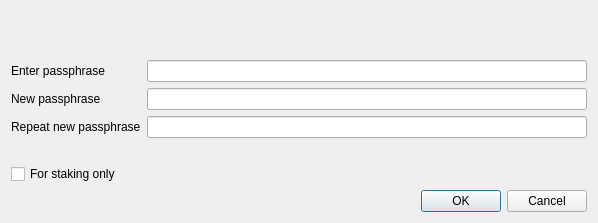
<?xml version="1.0" encoding="UTF-8"?>
<ui version="4.0">
 <class>AskPassphraseDialog</class>
 <widget class="QDialog" name="AskPassphraseDialog">
  <property name="geometry">
   <rect>
    <x>0</x>
    <y>0</y>
    <width>598</width>
    <height>223</height>
   </rect>
  </property>
  <property name="sizePolicy">
   <sizepolicy hsizetype="Preferred" vsizetype="Minimum">
    <horstretch>0</horstretch>
    <verstretch>0</verstretch>
   </sizepolicy>
  </property>
  <property name="minimumSize">
   <size>
    <width>550</width>
    <height>0</height>
   </size>
  </property>
  <property name="windowTitle">
   <string>Passphrase Dialog</string>
  </property>
  <layout class="QVBoxLayout" name="verticalLayout">
   <item>
    <widget class="QLabel" name="warningLabel">
     <property name="textFormat">
      <enum>Qt::RichText</enum>
     </property>
     <property name="wordWrap">
      <bool>true</bool>
     </property>
    </widget>
   </item>
   <item>
    <layout class="QFormLayout" name="formLayout">
     <property name="fieldGrowthPolicy">
      <enum>QFormLayout::AllNonFixedFieldsGrow</enum>
     </property>
     <item row="0" column="0">
      <widget class="QLabel" name="passLabel1">
       <property name="text">
        <string>Enter passphrase</string>
       </property>
      </widget>
     </item>
     <item row="0" column="1">
      <widget class="QLineEdit" name="passEdit1">
       <property name="echoMode">
        <enum>QLineEdit::Password</enum>
       </property>
      </widget>
     </item>
     <item row="1" column="0">
      <widget class="QLabel" name="passLabel2">
       <property name="text">
        <string>New passphrase</string>
       </property>
      </widget>
     </item>
     <item row="1" column="1">
      <widget class="QLineEdit" name="passEdit2">
       <property name="echoMode">
        <enum>QLineEdit::Password</enum>
       </property>
      </widget>
     </item>
     <item row="2" column="0">
      <widget class="QLabel" name="passLabel3">
       <property name="text">
        <string>Repeat new passphrase</string>
       </property>
      </widget>
     </item>
     <item row="2" column="1">
      <widget class="QLineEdit" name="passEdit3">
       <property name="echoMode">
        <enum>QLineEdit::Password</enum>
       </property>
      </widget>
     </item>
     <item row="3" column="1">
      <widget class="QLabel" name="capsLabel">
       <property name="font">
        <font>
         <weight>50</weight>
         <bold>false</bold>
        </font>
       </property>
       <property name="text">
        <string/>
       </property>
       <property name="alignment">
        <set>Qt::AlignCenter</set>
       </property>
      </widget>
     </item>
     <item row="4" column="0">
      <widget class="QCheckBox" name="stakingCheckBox">
       <property name="enabled">
        <bool>true</bool>
       </property>
       <property name="visible">
        <bool>false</bool>
       </property>
       <property name="toolTip">
        <string>Serves to disable the trivial sendmoney when OS account compromised. Provides no real security.</string>
       </property>
       <property name="text">
        <string>For staking only</string>
       </property>
      </widget>
     </item>
    </layout>
   </item>
   <item>
    <widget class="QDialogButtonBox" name="buttonBox">
     <property name="orientation">
      <enum>Qt::Horizontal</enum>
     </property>
     <property name="standardButtons">
      <set>QDialogButtonBox::Cancel|QDialogButtonBox::Ok</set>
     </property>
    </widget>
   </item>
  </layout>
 </widget>
 <resources/>
 <connections>
  <connection>
   <sender>buttonBox</sender>
   <signal>accepted()</signal>
   <receiver>AskPassphraseDialog</receiver>
   <slot>accept()</slot>
   <hints>
    <hint type="sourcelabel">
     <x>248</x>
     <y>254</y>
    </hint>
    <hint type="destinationlabel">
     <x>157</x>
     <y>274</y>
    </hint>
   </hints>
  </connection>
  <connection>
   <sender>buttonBox</sender>
   <signal>rejected()</signal>
   <receiver>AskPassphraseDialog</receiver>
   <slot>reject()</slot>
   <hints>
    <hint type="sourcelabel">
     <x>316</x>
     <y>260</y>
    </hint>
    <hint type="destinationlabel">
     <x>286</x>
     <y>274</y>
    </hint>
   </hints>
  </connection>
 </connections>
</ui>
